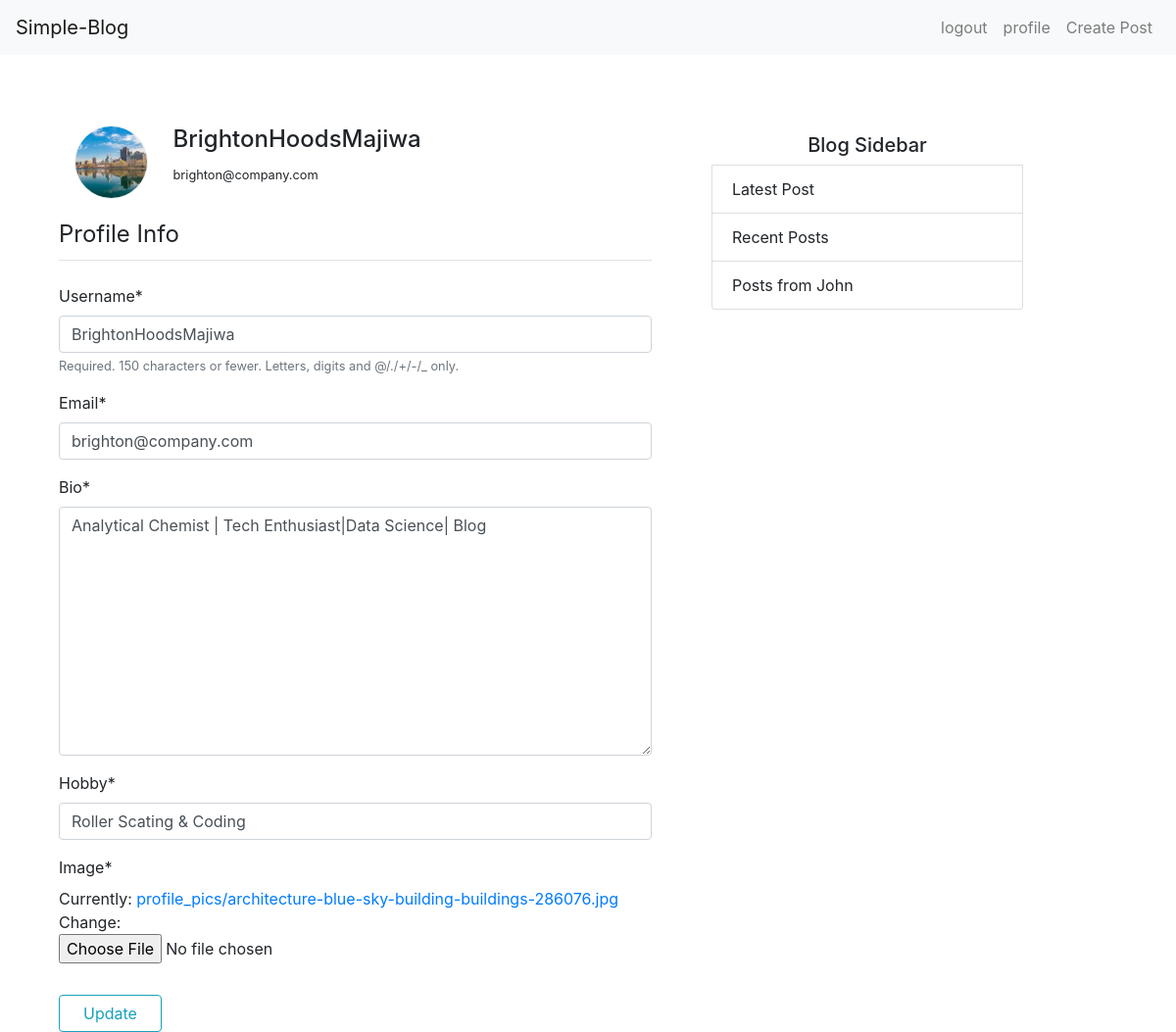
/profile/ (signed in), run on the app's committed database.
### users/models.py (models this page shows, shortened)
class Profile(models.Model):
    bio = models.TextField(null=True)
    user = models.OneToOneField(User,on_delete=models.CASCADE)
    hobby = models.CharField( max_length=150,null=True)
    image = models.ImageField(upload_to='profile_pics',default='default.jpg')

### users/views.py (the view)
# urls.py: path('profile/',user_views.user_profile_view ,name="user-profile"),
@login_required
def user_profile_view(request):
    if request.method == "POST":
        u_form = UserUpdateForm(request.POST,instance=request.user)
        p_form = ProfileUpdateForm(request.POST,request.FILES,instance=request.user.profile)
        if u_form.is_valid() and p_form.is_valid():
            u_form.save()
            p_form.save()
            messages.success(request,f'Your Profile Info has been Updated Successfully')
            return redirect('user-profile')
    else:
        u_form = UserUpdateForm(instance=request.user)
        p_form = ProfileUpdateForm(instance=request.user.profile)
    context = {
        "u_form":u_form,
        "p_form":p_form
    }
    return render(request,'users/user_profile.html' , context)

### users/forms.py
class UserUpdateForm(forms.ModelForm):
    email = forms.EmailField(required=True)
    class Meta:
        model = User
        fields= ['username','email']

class ProfileUpdateForm(forms.ModelForm):
    class Meta:
        model = Profile
        fields = ['bio','hobby','image']

### users/templates/users/user_profile.html (shortened to what this page needs)
{% extends "blog/base.html"%}
{% load crispy_forms_tags%}
{%block content%}
    <div class="container">
        <div class="row  p-3">
            <div class="col-md-2">
                <div class="prof-pic-container" >
                    <img src="{{user.profile.image.url}}" alt="profile-picture" class="" style="width:75px;height: 75px; border: 1px solid #eee; border-radius: 50%;object-fit: cover;">
                </div>
            </div>
            <div class="col-md-10">
                <h4>{{user.username}}</h4>
                <p><small>{{user.email}}</small></p>
            </div>
        </div>
        <form action="" method="POST" enctype="multipart/form-data">
            <fieldset class="form-group">
                <legend class="border-bottom mb-4 pb-2">Profile Info</legend>
                {{u_form|crispy}}
                {{p_form|crispy}}
            </fieldset>
            <button type="submit" class="btn btn-outline-info px-4">Update</button>
        </form>
    </div>
{%endblock content%}

### data on the page
Profile: bio "Analytical Chemist | Tech Enthusiast|Data Science| Blog", hobby "Roller Scating & Coding"

### other printed values
{{ user.username }} "BrightonHoodsMajiwa"
{{ user.email }} "brighton@company.com"
